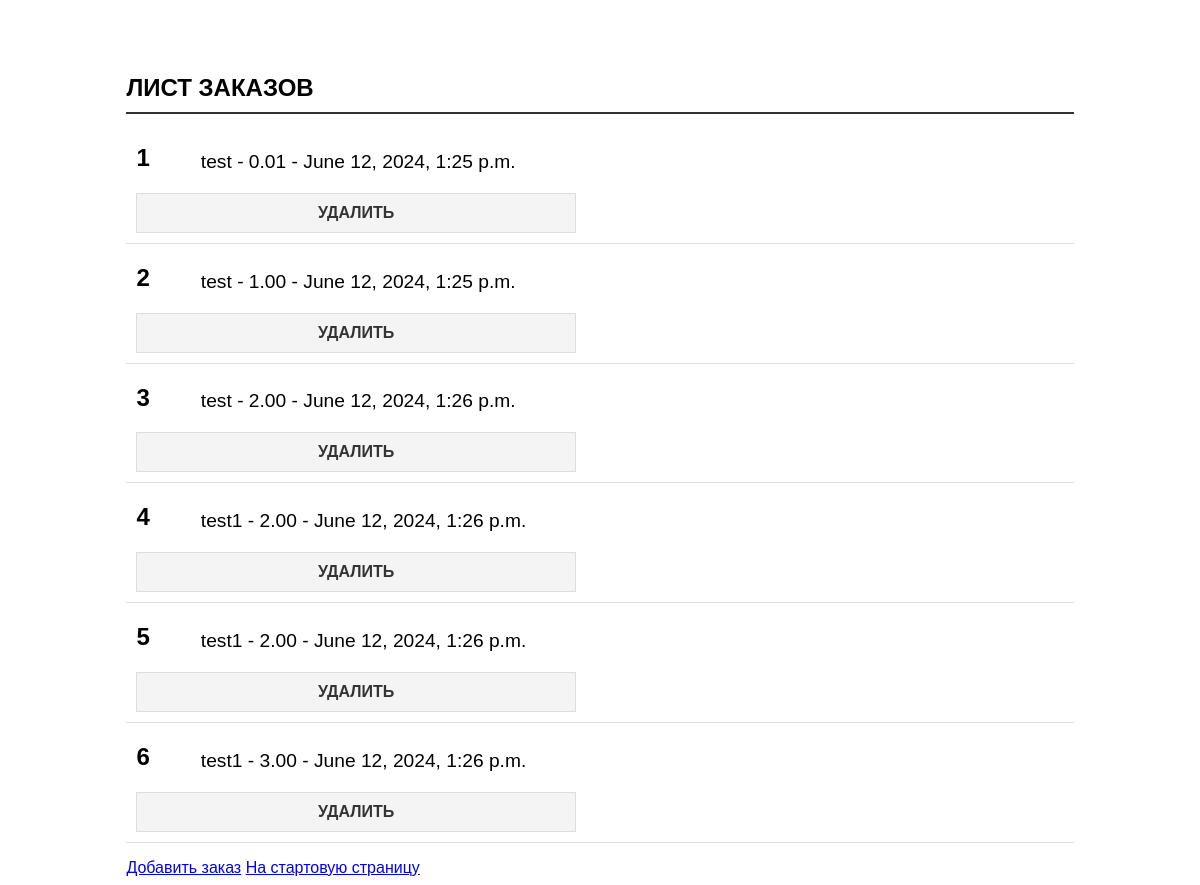
The page /myapp/orders/ on the database its author committed.
### myapp/models.py (models this page shows, shortened)
class Order(models.Model):
    customer = models.ForeignKey(Customer, on_delete=models.CASCADE)
    products = models.ManyToManyField(Product)
    total_amount = models.DecimalField(max_digits=10, decimal_places=2)
    order_date = models.DateTimeField(auto_now_add=True)

class Customer(models.Model):
    name = models.CharField(max_length=100)
    email = models.EmailField()
    phone = models.CharField(max_length=20)
    address = models.TextField()
    registration_date = models.DateTimeField(auto_now_add=True)

### myapp/views.py (the view)
# urls.py: path('orders/', views.order_list, name='order_list'),
def order_list(request):
    orders = Order.objects.all()
    return render(request, 'myapp/order_list.html', {'orders': orders})

### myapp/templates/myapp/order_list.html (shortened to what this page needs)
<!DOCTYPE html>
<html>
<head>
    {% load static %}
    <link rel="stylesheet" href="{% static 'myapp/styles.css' %}">
</head>
<body>
    <div class="container">
        <h1 class="header">ЛИСТ ЗАКАЗОВ</h1>
        <ul>
            {% for order in orders %}
                <li>
                    <span class="item-number">{{ forloop.counter|add:"00" }}</span>
                    <span class="item-title">{{ order.customer.name }} - {{ order.total_amount }} - {{ order.order_date }}</span>
                    <div class="nav-links">
                        <a href="{% url 'delete_order' order.id %}">УДАЛИТЬ</a>
                    </div>
                </li>
            {% endfor %}
        </ul>
        <a href="{% url 'add_order' %}">Добавить заказ</a>
        <a href="{% url 'home' %}">На стартовую страницу</a>
    </div>
</body>
</html>

### myapp/static/myapp/styles.css (style rules this page uses)
body { font-family: Arial, sans-serif; }
.container { width: 80%; margin: 0 auto; padding-top: 50px; }
h1 { font-size: 2em; margin-bottom: 20px; }
ul { list-style-type: none; padding: 0; }
li { margin-bottom: 10px; padding: 10px; border-bottom: 1px solid #ddd; }
li a { text-decoration: none; color: #333; font-weight: bold; }
.nav-links { display: flex; justify-content: space-between; margin-top: 20px; }
.nav-links a { display: block; width: 45%; text-align: center; padding: 10px; background-color: #f4f4f4; border: 1px solid #ddd; text-decoration: none; color: #333; font-weight: bold; }
.header { font-size: 1.5em; margin-bottom: 20px; border-bottom: 2px solid #333; padding-bottom: 10px; }
.item-number { display: inline-block; width: 50px; font-size: 1.5em; font-weight: bold; }
.item-title { display: inline-block; margin-left: 10px; vertical-align: middle; font-size: 1.2em; }

### rows shown on the page
Order: customer.name "test", total_amount "0.01", order_date "June 12, 2024, 1:25 p.m."
Order: customer.name "test", total_amount "1.00", order_date "June 12, 2024, 1:25 p.m."
Order: customer.name "test", total_amount "2.00", order_date "June 12, 2024, 1:26 p.m."
Order: customer.name "test1", total_amount "2.00", order_date "June 12, 2024, 1:26 p.m."
Order: customer.name "test1", total_amount "2.00", order_date "June 12, 2024, 1:26 p.m."
Order: customer.name "test1", total_amount "3.00", order_date "June 12, 2024, 1:26 p.m."
